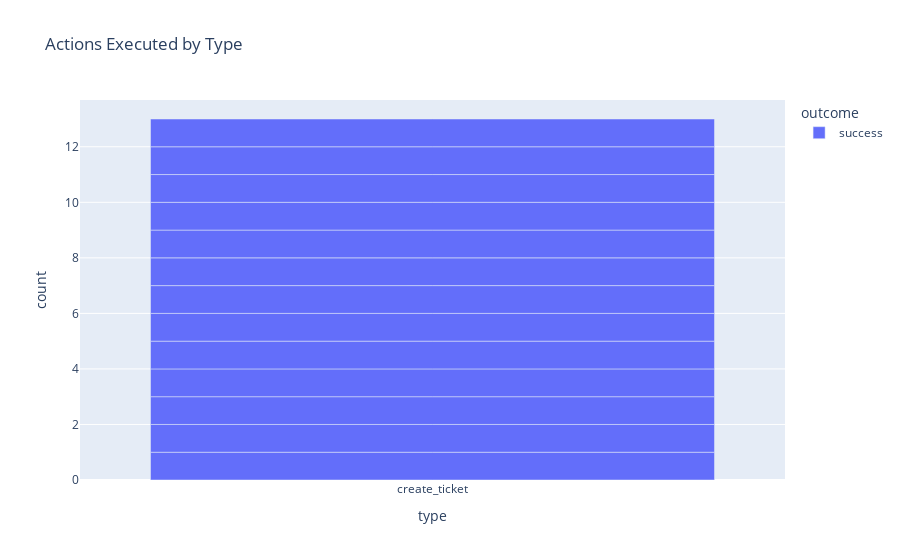

The notebook cell this image was saved under:
### Markdown cell above
## 5: Action Audit

### Code cell
df_actions = collector.get_actions()

if not df_actions.empty:
    # Parse nested result status if needed
    if "result" in df_actions.columns:
        # Safe extraction
        df_actions["status_code"] = df_actions["result"].apply(
            lambda x: x.get("http_code") if isinstance(x, dict) else None
        )
        df_actions["outcome"] = df_actions["result"].apply(
            lambda x: x.get("status") if isinstance(x, dict) else None
        )

    fig_bar = px.bar(
        df_actions,
        x="type",
        color="outcome",
        title="Actions Executed by Type",
        barmode="group",
    )
    fig_bar.show()

    print("Recent Actions:")

    # Handle missing timestamp column gracefully (Legacy logs compatibility)
    cols_to_show = ["action_id", "type", "outcome"]
    if "timestamp" in df_actions.columns:
        cols_to_show.insert(0, "timestamp")

    display(df_actions[cols_to_show].tail())
else:
    print("❌ No actions recorded.")

### Figure 1 — Plotly figure (JSON) as saved in the notebook; plotly's stock layout.template omitted (floating-point values rounded to 4 significant figures)
{"data": [{"alignmentgroup": "True", "hovertemplate": "outcome=success<br>type=%{x}<br>count=%{y}<extra></extra>", "legendgroup": "success", "marker": {"color": "#636efa", "pattern": {"shape": ""}}, "name": "success", "offsetgroup": "success", "orientation": "v", "showlegend": true, "textposition": "auto", "type": "bar", "x": ["create_ticket", "create_ticket", "create_ticket", "create_ticket", "create_ticket", "create_ticket", "create_ticket", "create_ticket", "create_ticket", "create_ticket", "create_ticket", "create_ticket", "create_ticket"], "xaxis": "x", "y": [1, 1, 1, 1, 1, 1, 1, 1, 1, 1, 1, 1, 1], "yaxis": "y"}], "layout": {"barmode": "group", "legend": {"title": {"text": "outcome"}, "tracegroupgap": 0}, "title": {"text": "Actions Executed by Type"}, "xaxis": {"anchor": "y", "domain": [0, 1], "title": {"text": "type"}}, "yaxis": {"anchor": "x", "domain": [0, 1], "title": {"text": "count"}}}}
